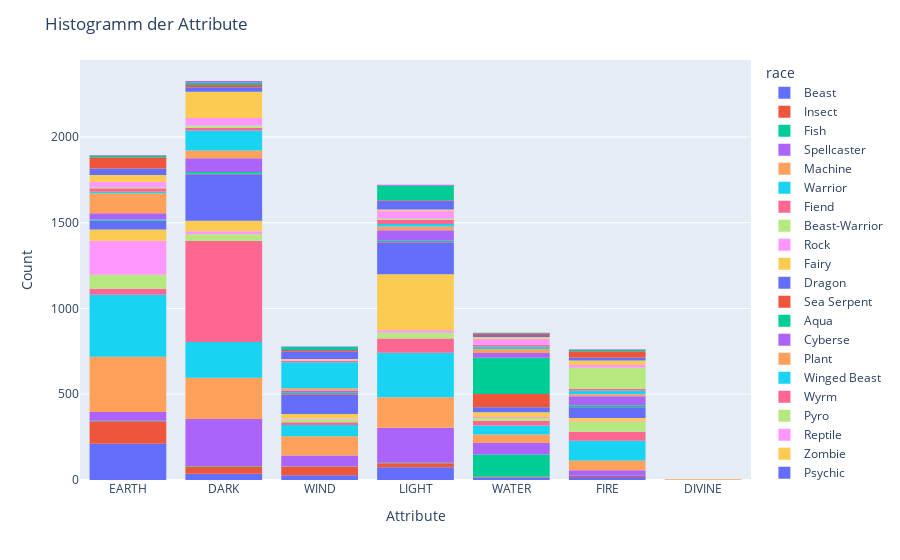
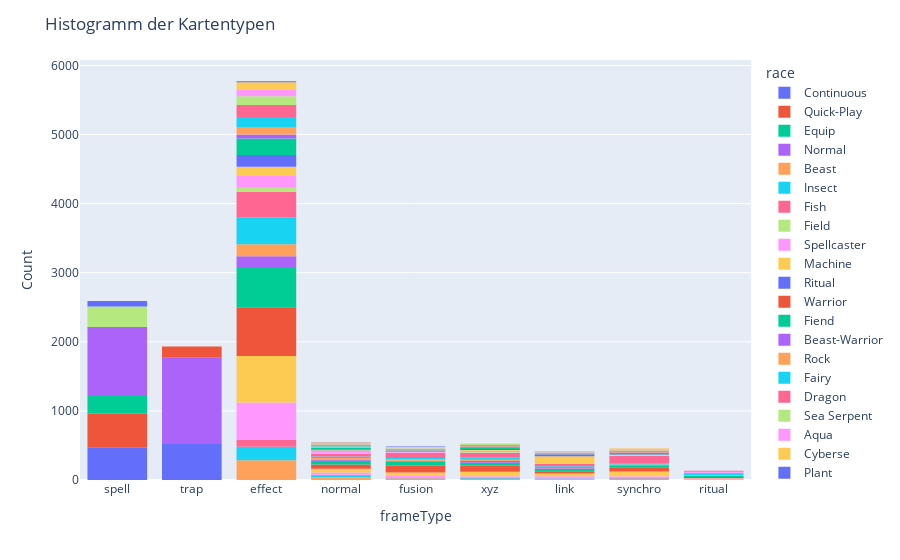

Notebook code for these charts, in order:
### Code cell
data_filtered = data.loc[data['attribute'] != 'None']

fig = px.histogram(data_filtered, x='attribute', color='race')

# Achsentitel setzen
fig.update_xaxes(title_text='Attribute')
fig.update_yaxes(title_text='Count')

# Layout anpassen und anzeigen
fig.update_layout(title_text="Histogramm der Attribute")
fig.show()

fig = px.histogram(data, x='frameType', color='race')

# Achsentitel setzen
fig.update_xaxes(title_text='frameType')
fig.update_yaxes(title_text='Count')

# Layout anpassen und anzeigen
fig.update_layout(title_text="Histogramm der Kartentypen")
fig.show()

### Figure 1 — Plotly figure (JSON) as saved in the notebook; plotly's stock layout.template omitted (floating-point values rounded to 4 significant figures; data arrays with more than 128 entries replaced by an {"elided": "..."} marker saying what was removed)
{"data": [{"alignmentgroup": "True", "bingroup": "x", "hovertemplate": "race=Beast<br>attribute=%{x}<br>count=%{y}<extra></extra>", "legendgroup": "Beast", "marker": {"color": "#636efa", "pattern": {"shape": ""}}, "name": "Beast", "offsetgroup": "Beast", "orientation": "v", "showlegend": true, "type": "histogram", "x": {"elided": "383 str values"}, "xaxis": "x", "yaxis": "y"}, {"alignmentgroup": "True", "bingroup": "x", "hovertemplate": "race=Insect<br>attribute=%{x}<br>count=%{y}<extra></extra>", "legendgroup": "Insect", "marker": {"color": "#EF553B", "pattern": {"shape": ""}}, "name": "Insect", "offsetgroup": "Insect", "orientation": "v", "showlegend": true, "type": "histogram", "x": {"elided": "258 str values"}, "xaxis": "x", "yaxis": "y"}, {"alignmentgroup": "True", "bingroup": "x", "hovertemplate": "race=Fish<br>attribute=%{x}<br>count=%{y}<extra></extra>", "legendgroup": "Fish", "marker": {"color": "#00cc96", "pattern": {"shape": ""}}, "name": "Fish", "offsetgroup": "Fish", "orientation": "v", "showlegend": true, "type": "histogram", "x": {"elided": "139 str values"}, "xaxis": "x", "yaxis": "y"}, {"alignmentgroup": "True", "bingroup": "x", "hovertemplate": "race=Spellcaster<br>attribute=%{x}<br>count=%{y}<extra></extra>", "legendgroup": "Spellcaster", "marker": {"color": "#ab63fa", "pattern": {"shape": ""}}, "name": "Spellcaster", "offsetgroup": "Spellcaster", "orientation": "v", "showlegend": true, "type": "histogram", "x": {"elided": "691 str values"}, "xaxis": "x", "yaxis": "y"}, {"alignmentgroup": "True", "bingroup": "x", "hovertemplate": "race=Machine<br>attribute=%{x}<br>count=%{y}<extra></extra>", "legendgroup": "Machine", "marker": {"color": "#FFA15A", "pattern": {"shape": ""}}, "name": "Machine", "offsetgroup": "Machine", "orientation": "v", "showlegend": true, "type": "histogram", "x": {"elided": "958 str values"}, "xaxis": "x", "yaxis": "y"}, {"alignmentgroup": "True", "bingroup": "x", "hovertemplate": "race=Warrior<br>attribute=%{x}<br>count=%{y}<extra></extra>", "legendgroup": "Warrior", "marker": {"color": "#19d3f3", "pattern": {"shape": ""}}, "name": "Warrior", "offsetgroup": "Warrior", "orientation": "v", "showlegend": true, "type": "histogram", "x": {"elided": "1065 str values"}, "xaxis": "x", "yaxis": "y"}, {"alignmentgroup": "True", "bingroup": "x", "hovertemplate": "race=Fiend<br>attribute=%{x}<br>count=%{y}<extra></extra>", "legendgroup": "Fiend", "marker": {"color": "#FF6692", "pattern": {"shape": ""}}, "name": "Fiend", "offsetgroup": "Fiend", "orientation": "v", "showlegend": true, "type": "histogram", "x": {"elided": "803 str values"}, "xaxis": "x", "yaxis": "y"}, {"alignmentgroup": "True", "bingroup": "x", "hovertemplate": "race=Beast-Warrior<br>attribute=%{x}<br>count=%{y}<extra></extra>", "legendgroup": "Beast-Warrior", "marker": {"color": "#B6E880", "pattern": {"shape": ""}}, "name": "Beast-Warrior", "offsetgroup": "Beast-Warrior", "orientation": "v", "showlegend": true, "type": "histogram", "x": {"elided": "243 str values"}, "xaxis": "x", "yaxis": "y"}, {"alignmentgroup": "True", "bingroup": "x", "hovertemplate": "race=Rock<br>attribute=%{x}<br>count=%{y}<extra></extra>", "legendgroup": "Rock", "marker": {"color": "#FF97FF", "pattern": {"shape": ""}}, "name": "Rock", "offsetgroup": "Rock", "orientation": "v", "showlegend": true, "type": "histogram", "x": {"elided": "247 str values"}, "xaxis": "x", "yaxis": "y"}, {"alignmentgroup": "True", "bingroup": "x", "hovertemplate": "race=Fairy<br>attribute=%{x}<br>count=%{y}<extra></extra>", "legendgroup": "Fairy", "marker": {"color": "#FECB52", "pattern": {"shape": ""}}, "name": "Fairy", "offsetgroup": "Fairy", "orientation": "v", "showlegend": true, "type": "histogram", "x": {"elided": "527 str values"}, "xaxis": "x", "yaxis": "y"}, {"alignmentgroup": "True", "bingroup": "x", "hovertemplate": "race=Dragon<br>attribute=%{x}<br>count=%{y}<extra></extra>", "legendgroup": "Dragon", "marker": {"color": "#636efa", "pattern": {"shape": ""}}, "name": "Dragon", "offsetgroup": "Dragon", "orientation": "v", "showlegend": true, "type": "histogram", "x": {"elided": "708 str values"}, "xaxis": "x", "yaxis": "y"}, {"alignmentgroup": "True", "bingroup": "x", "hovertemplate": "race=Sea Serpent<br>attribute=%{x}<br>count=%{y}<extra></extra>", "legendgroup": "Sea Serpent", "marker": {"color": "#EF553B", "pattern": {"shape": ""}}, "name": "Sea Serpent", "offsetgroup": "Sea Serpent", "orientation": "v", "showlegend": true, "type": "histogram", "x": ["WATER", "WIND", "WATER", "WATER", "WATER", "WATER", "WATER", "WATER", "WATER", "WATER", "WATER", "WATER", "WATER", "WATER", "WATER", "DARK", "WATER", "WATER", "DARK", "WATER", "WATER", "WATER", "WATER", "WATER", "WATER", "WATER", "WATER", "WATER", "WATER", "WATER", "WATER", "DARK", "WATER", "WATER", "WATER", "WATER", "WATER", "WATER", "WATER", "LIGHT", "WATER", "WATER", "WATER", "FIRE", "WATER", "WATER", "WATER", "LIGHT", "WATER", "WATER", "WATER", "WATER", "WATER", "WATER", "WATER", "WATER", "WATER", "WATER", "WATER", "WATER", "WATER", "WATER", "WATER", "WATER", "WATER", "WATER", "WATER", "WATER", "WATER", "WATER", "WATER", "WATER", "WATER", "WIND", "WIND", "WATER", "WATER", "WATER", "EARTH", "WATER", "WATER", "WATER", "WATER", "WIND", "WATER", "WATER", "WATER", "WATER", "WATER"], "xaxis": "x", "yaxis": "y"}, {"alignmentgroup": "True", "bingroup": "x", "hovertemplate": "race=Aqua<br>attribute=%{x}<br>count=%{y}<extra></extra>", "legendgroup": "Aqua", "marker": {"color": "#00cc96", "pattern": {"shape": ""}}, "name": "Aqua", "offsetgroup": "Aqua", "orientation": "v", "showlegend": true, "type": "histogram", "x": {"elided": "253 str values"}, "xaxis": "x", "yaxis": "y"}, {"alignmentgroup": "True", "bingroup": "x", "hovertemplate": "race=Cyberse<br>attribute=%{x}<br>count=%{y}<extra></extra>", "legendgroup": "Cyberse", "marker": {"color": "#ab63fa", "pattern": {"shape": ""}}, "name": "Cyberse", "offsetgroup": "Cyberse", "orientation": "v", "showlegend": true, "type": "histogram", "x": {"elided": "273 str values"}, "xaxis": "x", "yaxis": "y"}, {"alignmentgroup": "True", "bingroup": "x", "hovertemplate": "race=Plant<br>attribute=%{x}<br>count=%{y}<extra></extra>", "legendgroup": "Plant", "marker": {"color": "#FFA15A", "pattern": {"shape": ""}}, "name": "Plant", "offsetgroup": "Plant", "orientation": "v", "showlegend": true, "type": "histogram", "x": {"elided": "232 str values"}, "xaxis": "x", "yaxis": "y"}, {"alignmentgroup": "True", "bingroup": "x", "hovertemplate": "race=Winged Beast<br>attribute=%{x}<br>count=%{y}<extra></extra>", "legendgroup": "Winged Beast", "marker": {"color": "#19d3f3", "pattern": {"shape": ""}}, "name": "Winged Beast", "offsetgroup": "Winged Beast", "orientation": "v", "showlegend": true, "type": "histogram", "x": {"elided": "324 str values"}, "xaxis": "x", "yaxis": "y"}, {"alignmentgroup": "True", "bingroup": "x", "hovertemplate": "race=Wyrm<br>attribute=%{x}<br>count=%{y}<extra></extra>", "legendgroup": "Wyrm", "marker": {"color": "#FF6692", "pattern": {"shape": ""}}, "name": "Wyrm", "offsetgroup": "Wyrm", "orientation": "v", "showlegend": true, "type": "histogram", "x": ["EARTH", "WIND", "DARK", "LIGHT", "DARK", "EARTH", "DARK", "WATER", "LIGHT", "LIGHT", "LIGHT", "LIGHT", "WATER", "DARK", "LIGHT", "FIRE", "EARTH", "WIND", "EARTH", "WIND", "WATER", "FIRE", "DARK", "EARTH", "FIRE", "WIND", "WATER", "WIND", "LIGHT", "EARTH", "LIGHT", "LIGHT", "LIGHT", "LIGHT", "LIGHT", "LIGHT", "LIGHT", "LIGHT", "LIGHT", "DARK", "EARTH", "WATER", "DARK", "WATER", "DARK", "DARK", "DARK", "WATER", "WIND", "LIGHT", "LIGHT", "FIRE", "LIGHT", "FIRE", "EARTH", "EARTH", "LIGHT", "WATER", "WIND", "FIRE", "FIRE", "WATER", "DARK", "DARK", "WATER", "EARTH", "LIGHT", "FIRE", "WIND", "LIGHT", "WATER", "DARK", "FIRE", "WIND", "FIRE", "WATER", "EARTH", "DARK", "FIRE", "FIRE", "DARK", "EARTH", "EARTH", "EARTH", "EARTH", "EARTH", "EARTH", "EARTH", "LIGHT", "DARK", "LIGHT", "EARTH", "EARTH"], "xaxis": "x", "yaxis": "y"}, {"alignmentgroup": "True", "bingroup": "x", "hovertemplate": "race=Pyro<br>attribute=%{x}<br>count=%{y}<extra></extra>", "legendgroup": "Pyro", "marker": {"color": "#B6E880", "pattern": {"shape": ""}}, "name": "Pyro", "offsetgroup": "Pyro", "orientation": "v", "showlegend": true, "type": "histogram", "x": {"elided": "151 str values"}, "xaxis": "x", "yaxis": "y"}, {"alignmentgroup": "True", "bingroup": "x", "hovertemplate": "race=Reptile<br>attribute=%{x}<br>count=%{y}<extra></extra>", "legendgroup": "Reptile", "marker": {"color": "#FF97FF", "pattern": {"shape": ""}}, "name": "Reptile", "offsetgroup": "Reptile", "orientation": "v", "showlegend": true, "type": "histogram", "x": {"elided": "176 str values"}, "xaxis": "x", "yaxis": "y"}, {"alignmentgroup": "True", "bingroup": "x", "hovertemplate": "race=Zombie<br>attribute=%{x}<br>count=%{y}<extra></extra>", "legendgroup": "Zombie", "marker": {"color": "#FECB52", "pattern": {"shape": ""}}, "name": "Zombie", "offsetgroup": "Zombie", "orientation": "v", "showlegend": true, "type": "histogram", "x": {"elided": "242 str values"}, "xaxis": "x", "yaxis": "y"}, {"alignmentgroup": "True", "bingroup": "x", "hovertemplate": "race=Psychic<br>attribute=%{x}<br>count=%{y}<extra></extra>", "legendgroup": "Psychic", "marker": {"color": "#636efa", "pattern": {"shape": ""}}, "name": "Psychic", "offsetgroup": "Psychic", "orientation": "v", "showlegend": true, "type": "histogram", "x": {"elided": "186 str values"}, "xaxis": "x", "yaxis": "y"}, {"alignmentgroup": "True", "bingroup": "x", "hovertemplate": "race=Dinosaur<br>attribute=%{x}<br>count=%{y}<extra></extra>", "legendgroup": "Dinosaur", "marker": {"color": "#EF553B", "pattern": {"shape": ""}}, "name": "Dinosaur", "offsetgroup": "Dinosaur", "orientation": "v", "showlegend": true, "type": "histogram", "x": {"elided": "137 str values"}, "xaxis": "x", "yaxis": "y"}, {"alignmentgroup": "True", "bingroup": "x", "hovertemplate": "race=Thunder<br>attribute=%{x}<br>count=%{y}<extra></extra>", "legendgroup": "Thunder", "marker": {"color": "#00cc96", "pattern": {"shape": ""}}, "name": "Thunder", "offsetgroup": "Thunder", "orientation": "v", "showlegend": true, "type": "histogram", "x": {"elided": "138 str values"}, "xaxis": "x", "yaxis": "y"}, {"alignmentgroup": "True", "bingroup": "x", "hovertemplate": "race=Illusion<br>attribute=%{x}<br>count=%{y}<extra></extra>", "legendgroup": "Illusion", "marker": {"color": "#ab63fa", "pattern": {"shape": ""}}, "name": "Illusion", "offsetgroup": "Illusion", "orientation": "v", "showlegend": true, "type": "histogram", "x": ["DARK", "DARK", "DARK", "DARK", "DARK", "WIND", "LIGHT", "LIGHT", "FIRE", "WIND", "EARTH", "DARK", "DARK", "LIGHT", "EARTH", "EARTH", "LIGHT", "WATER", "DARK", "DARK", "LIGHT", "LIGHT", "FIRE", "DARK"], "xaxis": "x", "yaxis": "y"}, {"alignmentgroup": "True", "bingroup": "x", "hovertemplate": "race=Divine-Beast<br>attribute=%{x}<br>count=%{y}<extra></extra>", "legendgroup": "Divine-Beast", "marker": {"color": "#FFA15A", "pattern": {"shape": ""}}, "name": "Divine-Beast", "offsetgroup": "Divine-Beast", "orientation": "v", "showlegend": true, "type": "histogram", "x": ["DIVINE", "DIVINE", "DIVINE", "DIVINE", "DIVINE"], "xaxis": "x", "yaxis": "y"}], "layout": {"barmode": "relative", "legend": {"title": {"text": "race"}, "tracegroupgap": 0}, "margin": {"t": 60}, "title": {"text": "Histogramm der Attribute"}, "xaxis": {"anchor": "y", "domain": [0, 1], "title": {"text": "Attribute"}}, "yaxis": {"anchor": "x", "domain": [0, 1], "title": {"text": "Count"}}}}

### Figure 2 — Plotly figure (JSON) as saved in the notebook; plotly's stock layout.template omitted (floating-point values rounded to 4 significant figures; data arrays with more than 128 entries replaced by an {"elided": "..."} marker saying what was removed)
{"data": [{"alignmentgroup": "True", "bingroup": "x", "hovertemplate": "race=Continuous<br>frameType=%{x}<br>count=%{y}<extra></extra>", "legendgroup": "Continuous", "marker": {"color": "#636efa", "pattern": {"shape": ""}}, "name": "Continuous", "offsetgroup": "Continuous", "orientation": "v", "showlegend": true, "type": "histogram", "x": {"elided": "987 str values"}, "xaxis": "x", "yaxis": "y"}, {"alignmentgroup": "True", "bingroup": "x", "hovertemplate": "race=Quick-Play<br>frameType=%{x}<br>count=%{y}<extra></extra>", "legendgroup": "Quick-Play", "marker": {"color": "#EF553B", "pattern": {"shape": ""}}, "name": "Quick-Play", "offsetgroup": "Quick-Play", "orientation": "v", "showlegend": true, "type": "histogram", "x": {"elided": "496 str values"}, "xaxis": "x", "yaxis": "y"}, {"alignmentgroup": "True", "bingroup": "x", "hovertemplate": "race=Equip<br>frameType=%{x}<br>count=%{y}<extra></extra>", "legendgroup": "Equip", "marker": {"color": "#00cc96", "pattern": {"shape": ""}}, "name": "Equip", "offsetgroup": "Equip", "orientation": "v", "showlegend": true, "type": "histogram", "x": {"elided": "270 str values"}, "xaxis": "x", "yaxis": "y"}, {"alignmentgroup": "True", "bingroup": "x", "hovertemplate": "race=Normal<br>frameType=%{x}<br>count=%{y}<extra></extra>", "legendgroup": "Normal", "marker": {"color": "#ab63fa", "pattern": {"shape": ""}}, "name": "Normal", "offsetgroup": "Normal", "orientation": "v", "showlegend": true, "type": "histogram", "x": {"elided": "2230 str values"}, "xaxis": "x", "yaxis": "y"}, {"alignmentgroup": "True", "bingroup": "x", "hovertemplate": "race=Beast<br>frameType=%{x}<br>count=%{y}<extra></extra>", "legendgroup": "Beast", "marker": {"color": "#FFA15A", "pattern": {"shape": ""}}, "name": "Beast", "offsetgroup": "Beast", "orientation": "v", "showlegend": true, "type": "histogram", "x": {"elided": "383 str values"}, "xaxis": "x", "yaxis": "y"}, {"alignmentgroup": "True", "bingroup": "x", "hovertemplate": "race=Insect<br>frameType=%{x}<br>count=%{y}<extra></extra>", "legendgroup": "Insect", "marker": {"color": "#19d3f3", "pattern": {"shape": ""}}, "name": "Insect", "offsetgroup": "Insect", "orientation": "v", "showlegend": true, "type": "histogram", "x": {"elided": "258 str values"}, "xaxis": "x", "yaxis": "y"}, {"alignmentgroup": "True", "bingroup": "x", "hovertemplate": "race=Fish<br>frameType=%{x}<br>count=%{y}<extra></extra>", "legendgroup": "Fish", "marker": {"color": "#FF6692", "pattern": {"shape": ""}}, "name": "Fish", "offsetgroup": "Fish", "orientation": "v", "showlegend": true, "type": "histogram", "x": {"elided": "139 str values"}, "xaxis": "x", "yaxis": "y"}, {"alignmentgroup": "True", "bingroup": "x", "hovertemplate": "race=Field<br>frameType=%{x}<br>count=%{y}<extra></extra>", "legendgroup": "Field", "marker": {"color": "#B6E880", "pattern": {"shape": ""}}, "name": "Field", "offsetgroup": "Field", "orientation": "v", "showlegend": true, "type": "histogram", "x": {"elided": "298 str values"}, "xaxis": "x", "yaxis": "y"}, {"alignmentgroup": "True", "bingroup": "x", "hovertemplate": "race=Spellcaster<br>frameType=%{x}<br>count=%{y}<extra></extra>", "legendgroup": "Spellcaster", "marker": {"color": "#FF97FF", "pattern": {"shape": ""}}, "name": "Spellcaster", "offsetgroup": "Spellcaster", "orientation": "v", "showlegend": true, "type": "histogram", "x": {"elided": "691 str values"}, "xaxis": "x", "yaxis": "y"}, {"alignmentgroup": "True", "bingroup": "x", "hovertemplate": "race=Machine<br>frameType=%{x}<br>count=%{y}<extra></extra>", "legendgroup": "Machine", "marker": {"color": "#FECB52", "pattern": {"shape": ""}}, "name": "Machine", "offsetgroup": "Machine", "orientation": "v", "showlegend": true, "type": "histogram", "x": {"elided": "958 str values"}, "xaxis": "x", "yaxis": "y"}, {"alignmentgroup": "True", "bingroup": "x", "hovertemplate": "race=Ritual<br>frameType=%{x}<br>count=%{y}<extra></extra>", "legendgroup": "Ritual", "marker": {"color": "#636efa", "pattern": {"shape": ""}}, "name": "Ritual", "offsetgroup": "Ritual", "orientation": "v", "showlegend": true, "type": "histogram", "x": ["spell", "spell", "spell", "spell", "spell", "spell", "spell", "spell", "spell", "spell", "spell", "spell", "spell", "spell", "spell", "spell", "spell", "spell", "spell", "spell", "spell", "spell", "spell", "spell", "spell", "spell", "spell", "spell", "spell", "spell", "spell", "spell", "spell", "spell", "spell", "spell", "spell", "spell", "spell", "spell", "spell", "spell", "spell", "spell", "spell", "spell", "spell", "spell", "spell", "spell", "spell", "spell", "spell", "spell", "spell", "spell", "spell", "spell", "spell", "spell", "spell", "spell", "spell", "spell", "spell", "spell", "spell", "spell", "spell", "spell", "spell", "spell", "spell", "spell", "spell", "spell", "spell", "spell", "spell"], "xaxis": "x", "yaxis": "y"}, {"alignmentgroup": "True", "bingroup": "x", "hovertemplate": "race=Warrior<br>frameType=%{x}<br>count=%{y}<extra></extra>", "legendgroup": "Warrior", "marker": {"color": "#EF553B", "pattern": {"shape": ""}}, "name": "Warrior", "offsetgroup": "Warrior", "orientation": "v", "showlegend": true, "type": "histogram", "x": {"elided": "1065 str values"}, "xaxis": "x", "yaxis": "y"}, {"alignmentgroup": "True", "bingroup": "x", "hovertemplate": "race=Fiend<br>frameType=%{x}<br>count=%{y}<extra></extra>", "legendgroup": "Fiend", "marker": {"color": "#00cc96", "pattern": {"shape": ""}}, "name": "Fiend", "offsetgroup": "Fiend", "orientation": "v", "showlegend": true, "type": "histogram", "x": {"elided": "803 str values"}, "xaxis": "x", "yaxis": "y"}, {"alignmentgroup": "True", "bingroup": "x", "hovertemplate": "race=Beast-Warrior<br>frameType=%{x}<br>count=%{y}<extra></extra>", "legendgroup": "Beast-Warrior", "marker": {"color": "#ab63fa", "pattern": {"shape": ""}}, "name": "Beast-Warrior", "offsetgroup": "Beast-Warrior", "orientation": "v", "showlegend": true, "type": "histogram", "x": {"elided": "243 str values"}, "xaxis": "x", "yaxis": "y"}, {"alignmentgroup": "True", "bingroup": "x", "hovertemplate": "race=Rock<br>frameType=%{x}<br>count=%{y}<extra></extra>", "legendgroup": "Rock", "marker": {"color": "#FFA15A", "pattern": {"shape": ""}}, "name": "Rock", "offsetgroup": "Rock", "orientation": "v", "showlegend": true, "type": "histogram", "x": {"elided": "247 str values"}, "xaxis": "x", "yaxis": "y"}, {"alignmentgroup": "True", "bingroup": "x", "hovertemplate": "race=Fairy<br>frameType=%{x}<br>count=%{y}<extra></extra>", "legendgroup": "Fairy", "marker": {"color": "#19d3f3", "pattern": {"shape": ""}}, "name": "Fairy", "offsetgroup": "Fairy", "orientation": "v", "showlegend": true, "type": "histogram", "x": {"elided": "527 str values"}, "xaxis": "x", "yaxis": "y"}, {"alignmentgroup": "True", "bingroup": "x", "hovertemplate": "race=Dragon<br>frameType=%{x}<br>count=%{y}<extra></extra>", "legendgroup": "Dragon", "marker": {"color": "#FF6692", "pattern": {"shape": ""}}, "name": "Dragon", "offsetgroup": "Dragon", "orientation": "v", "showlegend": true, "type": "histogram", "x": {"elided": "708 str values"}, "xaxis": "x", "yaxis": "y"}, {"alignmentgroup": "True", "bingroup": "x", "hovertemplate": "race=Sea Serpent<br>frameType=%{x}<br>count=%{y}<extra></extra>", "legendgroup": "Sea Serpent", "marker": {"color": "#B6E880", "pattern": {"shape": ""}}, "name": "Sea Serpent", "offsetgroup": "Sea Serpent", "orientation": "v", "showlegend": true, "type": "histogram", "x": ["xyz", "effect", "fusion", "effect", "effect", "effect", "effect", "effect", "normal", "xyz", "effect", "effect", "synchro", "synchro", "effect", "effect", "effect", "effect", "effect", "effect", "effect", "effect", "synchro", "synchro", "effect", "effect", "effect", "effect", "effect", "effect", "effect", "fusion", "effect", "effect", "effect", "effect", "effect", "effect", "normal", "effect", "effect", "effect", "effect", "xyz", "effect", "effect", "xyz", "effect", "effect", "xyz", "effect", "link", "effect", "effect", "xyz", "link", "effect", "effect", "effect", "xyz", "xyz", "xyz", "xyz", "xyz", "effect", "effect", "effect", "xyz", "effect", "effect", "synchro", "normal", "normal", "effect", "effect", "normal", "effect", "normal", "effect", "effect", "normal", "effect", "xyz", "synchro", "effect", "effect", "link", "effect", "effect"], "xaxis": "x", "yaxis": "y"}, {"alignmentgroup": "True", "bingroup": "x", "hovertemplate": "race=Aqua<br>frameType=%{x}<br>count=%{y}<extra></extra>", "legendgroup": "Aqua", "marker": {"color": "#FF97FF", "pattern": {"shape": ""}}, "name": "Aqua", "offsetgroup": "Aqua", "orientation": "v", "showlegend": true, "type": "histogram", "x": {"elided": "253 str values"}, "xaxis": "x", "yaxis": "y"}, {"alignmentgroup": "True", "bingroup": "x", "hovertemplate": "race=Cyberse<br>frameType=%{x}<br>count=%{y}<extra></extra>", "legendgroup": "Cyberse", "marker": {"color": "#FECB52", "pattern": {"shape": ""}}, "name": "Cyberse", "offsetgroup": "Cyberse", "orientation": "v", "showlegend": true, "type": "histogram", "x": {"elided": "273 str values"}, "xaxis": "x", "yaxis": "y"}, {"alignmentgroup": "True", "bingroup": "x", "hovertemplate": "race=Plant<br>frameType=%{x}<br>count=%{y}<extra></extra>", "legendgroup": "Plant", "marker": {"color": "#636efa", "pattern": {"shape": ""}}, "name": "Plant", "offsetgroup": "Plant", "orientation": "v", "showlegend": true, "type": "histogram", "x": {"elided": "232 str values"}, "xaxis": "x", "yaxis": "y"}, {"alignmentgroup": "True", "bingroup": "x", "hovertemplate": "race=Counter<br>frameType=%{x}<br>count=%{y}<extra></extra>", "legendgroup": "Counter", "marker": {"color": "#EF553B", "pattern": {"shape": ""}}, "name": "Counter", "offsetgroup": "Counter", "orientation": "v", "showlegend": true, "type": "histogram", "x": {"elided": "162 str values"}, "xaxis": "x", "yaxis": "y"}, {"alignmentgroup": "True", "bingroup": "x", "hovertemplate": "race=Winged Beast<br>frameType=%{x}<br>count=%{y}<extra></extra>", "legendgroup": "Winged Beast", "marker": {"color": "#00cc96", "pattern": {"shape": ""}}, "name": "Winged Beast", "offsetgroup": "Winged Beast", "orientation": "v", "showlegend": true, "type": "histogram", "x": {"elided": "324 str values"}, "xaxis": "x", "yaxis": "y"}, {"alignmentgroup": "True", "bingroup": "x", "hovertemplate": "race=Wyrm<br>frameType=%{x}<br>count=%{y}<extra></extra>", "legendgroup": "Wyrm", "marker": {"color": "#ab63fa", "pattern": {"shape": ""}}, "name": "Wyrm", "offsetgroup": "Wyrm", "orientation": "v", "showlegend": true, "type": "histogram", "x": ["link", "effect", "effect", "synchro", "link", "effect", "effect", "effect", "synchro", "effect", "effect", "synchro", "effect", "synchro", "link", "effect", "effect", "xyz", "effect", "effect", "effect", "effect", "effect", "effect", "effect", "effect", "effect", "effect", "effect", "effect", "effect", "normal", "effect", "effect", "effect", "synchro", "effect", "effect", "effect", "fusion", "link", "fusion", "normal", "effect", "effect", "xyz", "effect", "normal", "effect", "fusion", "effect", "link", "xyz", "effect", "link", "effect", "synchro", "effect", "effect", "synchro", "effect", "synchro", "link", "effect", "synchro", "effect", "effect", "effect", "effect", "link", "effect", "effect", "effect", "xyz", "effect", "effect", "effect", "xyz", "effect", "effect", "xyz", "xyz", "effect", "effect", "xyz", "xyz", "xyz", "effect", "effect", "synchro", "link", "effect", "effect"], "xaxis": "x", "yaxis": "y"}, {"alignmentgroup": "True", "bingroup": "x", "hovertemplate": "race=Pyro<br>frameType=%{x}<br>count=%{y}<extra></extra>", "legendgroup": "Pyro", "marker": {"color": "#FFA15A", "pattern": {"shape": ""}}, "name": "Pyro", "offsetgroup": "Pyro", "orientation": "v", "showlegend": true, "type": "histogram", "x": {"elided": "151 str values"}, "xaxis": "x", "yaxis": "y"}, {"alignmentgroup": "True", "bingroup": "x", "hovertemplate": "race=Reptile<br>frameType=%{x}<br>count=%{y}<extra></extra>", "legendgroup": "Reptile", "marker": {"color": "#19d3f3", "pattern": {"shape": ""}}, "name": "Reptile", "offsetgroup": "Reptile", "orientation": "v", "showlegend": true, "type": "histogram", "x": {"elided": "176 str values"}, "xaxis": "x", "yaxis": "y"}, {"alignmentgroup": "True", "bingroup": "x", "hovertemplate": "race=Zombie<br>frameType=%{x}<br>count=%{y}<extra></extra>", "legendgroup": "Zombie", "marker": {"color": "#FF6692", "pattern": {"shape": ""}}, "name": "Zombie", "offsetgroup": "Zombie", "orientation": "v", "showlegend": true, "type": "histogram", "x": {"elided": "242 str values"}, "xaxis": "x", "yaxis": "y"}, {"alignmentgroup": "True", "bingroup": "x", "hovertemplate": "race=Psychic<br>frameType=%{x}<br>count=%{y}<extra></extra>", "legendgroup": "Psychic", "marker": {"color": "#B6E880", "pattern": {"shape": ""}}, "name": "Psychic", "offsetgroup": "Psychic", "orientation": "v", "showlegend": true, "type": "histogram", "x": {"elided": "186 str values"}, "xaxis": "x", "yaxis": "y"}, {"alignmentgroup": "True", "bingroup": "x", "hovertemplate": "race=Dinosaur<br>frameType=%{x}<br>count=%{y}<extra></extra>", "legendgroup": "Dinosaur", "marker": {"color": "#FF97FF", "pattern": {"shape": ""}}, "name": "Dinosaur", "offsetgroup": "Dinosaur", "orientation": "v", "showlegend": true, "type": "histogram", "x": {"elided": "137 str values"}, "xaxis": "x", "yaxis": "y"}, {"alignmentgroup": "True", "bingroup": "x", "hovertemplate": "race=Thunder<br>frameType=%{x}<br>count=%{y}<extra></extra>", "legendgroup": "Thunder", "marker": {"color": "#FECB52", "pattern": {"shape": ""}}, "name": "Thunder", "offsetgroup": "Thunder", "orientation": "v", "showlegend": true, "type": "histogram", "x": {"elided": "138 str values"}, "xaxis": "x", "yaxis": "y"}, {"alignmentgroup": "True", "bingroup": "x", "hovertemplate": "race=Illusion<br>frameType=%{x}<br>count=%{y}<extra></extra>", "legendgroup": "Illusion", "marker": {"color": "#636efa", "pattern": {"shape": ""}}, "name": "Illusion", "offsetgroup": "Illusion", "orientation": "v", "showlegend": true, "type": "histogram", "x": ["fusion", "fusion", "fusion", "fusion", "fusion", "effect", "synchro", "effect", "effect", "effect", "effect", "xyz", "normal", "effect", "effect", "fusion", "effect", "effect", "effect", "effect", "link", "effect", "effect", "effect"], "xaxis": "x", "yaxis": "y"}, {"alignmentgroup": "True", "bingroup": "x", "hovertemplate": "race=<br>frameType=%{x}<br>count=%{y}<extra></extra>", "legendgroup": "", "marker": {"color": "#EF553B", "pattern": {"shape": ""}}, "name": "", "offsetgroup": "", "orientation": "v", "showlegend": false, "type": "histogram", "x": ["trap"], "xaxis": "x", "yaxis": "y"}, {"alignmentgroup": "True", "bingroup": "x", "hovertemplate": "race=Divine-Beast<br>frameType=%{x}<br>count=%{y}<extra></extra>", "legendgroup": "Divine-Beast", "marker": {"color": "#00cc96", "pattern": {"shape": ""}}, "name": "Divine-Beast", "offsetgroup": "Divine-Beast", "orientation": "v", "showlegend": true, "type": "histogram", "x": ["effect", "effect", "effect", "effect", "effect"], "xaxis": "x", "yaxis": "y"}], "layout": {"barmode": "relative", "legend": {"title": {"text": "race"}, "tracegroupgap": 0}, "margin": {"t": 60}, "title": {"text": "Histogramm der Kartentypen"}, "xaxis": {"anchor": "y", "domain": [0, 1], "title": {"text": "frameType"}}, "yaxis": {"anchor": "x", "domain": [0, 1], "title": {"text": "Count"}}}}
